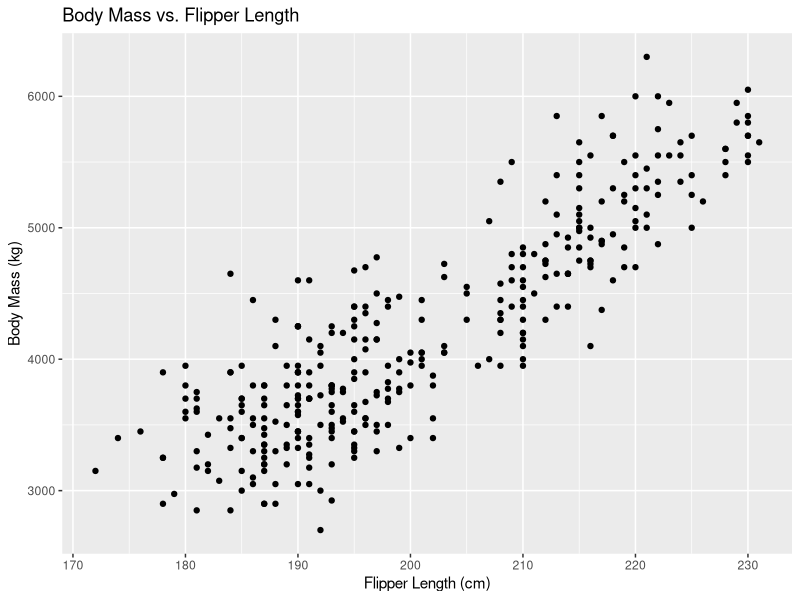
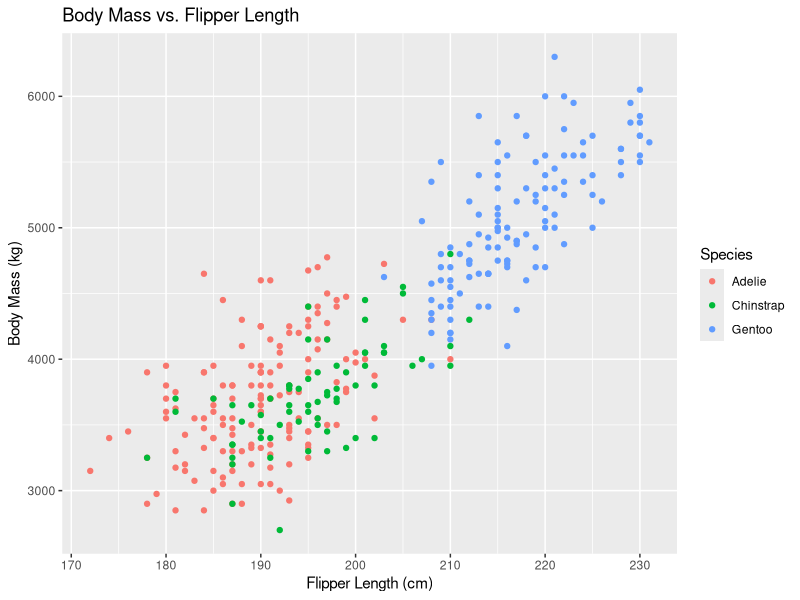
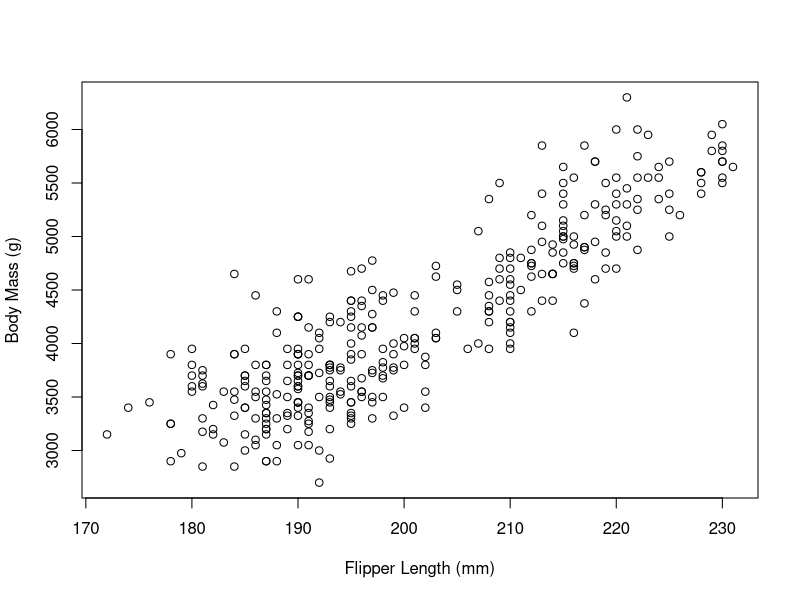
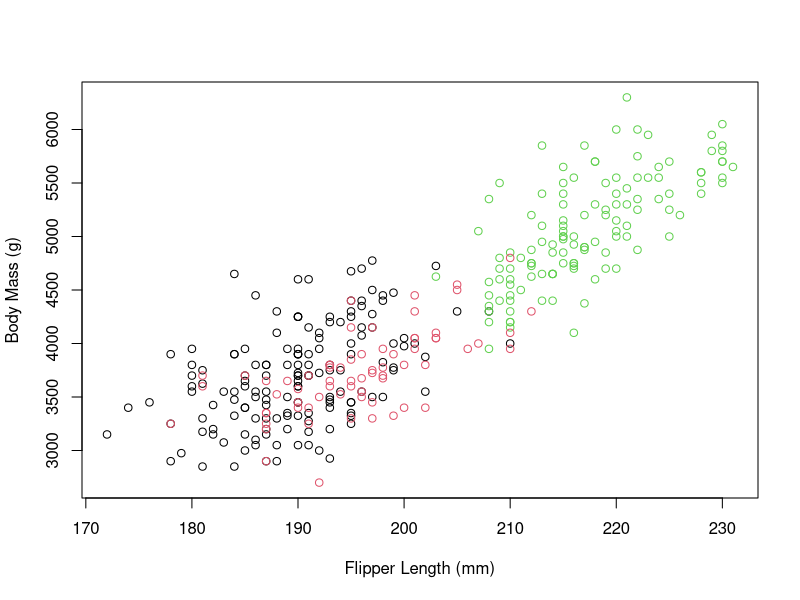
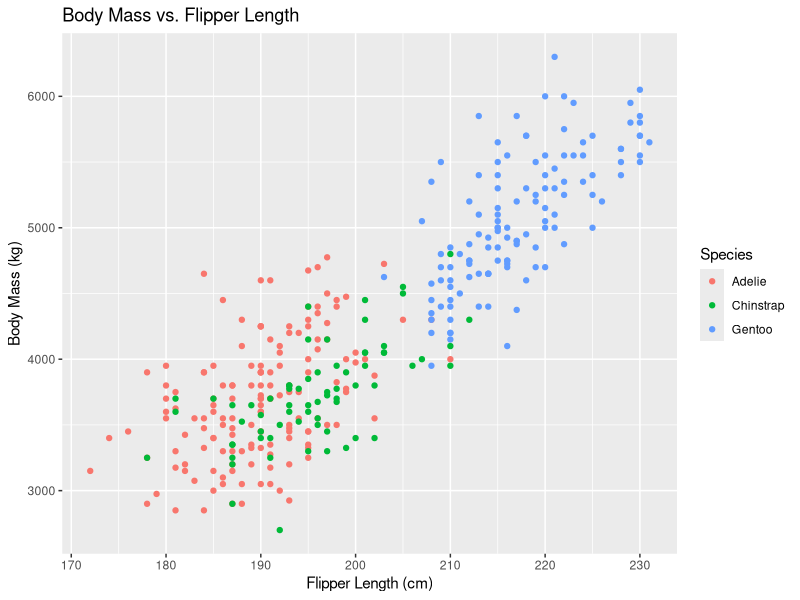
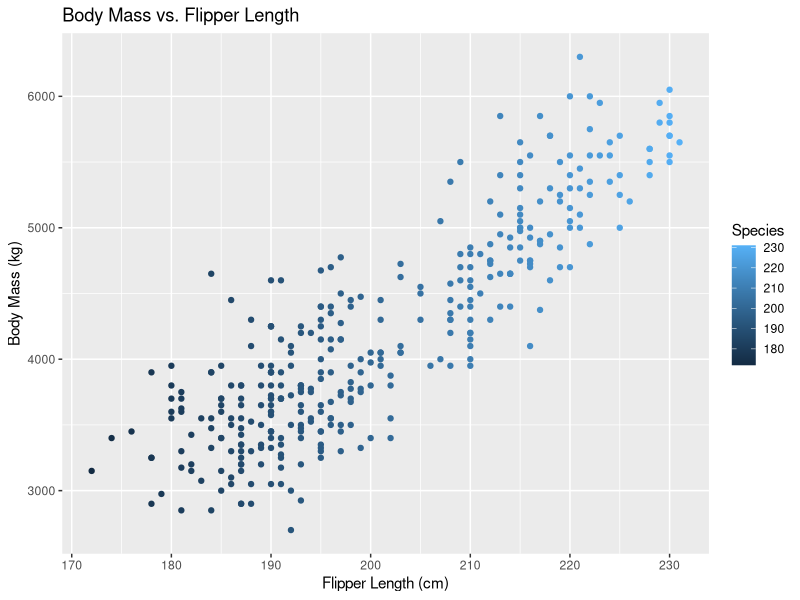
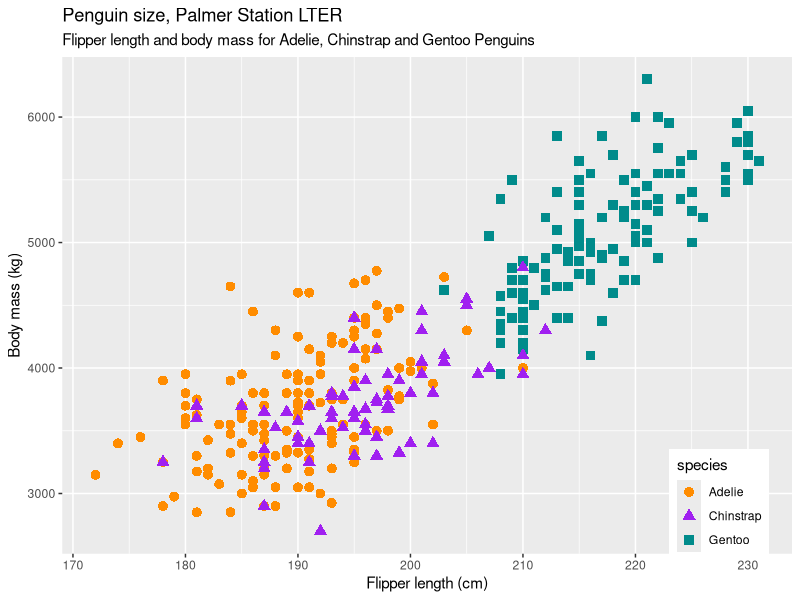
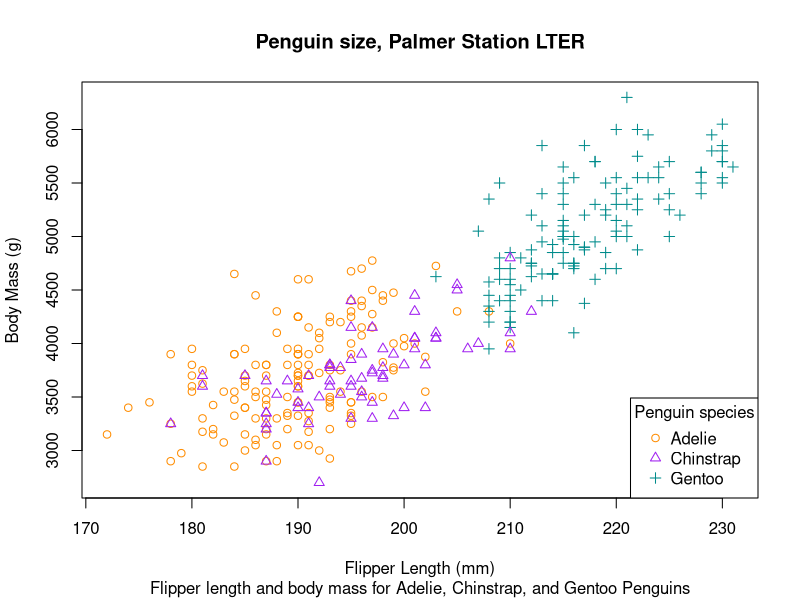

Write R code to recreate these figures, in order.
## ---- chunk 1
#standardize figure sizes
knitr::opts_chunk$set(fig.width = 8.5, fig.height = 8.5)
options(tibble.width = Inf)  # Set to Inf to attempt to print all columns of tibbles
## ---- chunk 2
suppressPackageStartupMessages(library(tidyverse))
#install.packages('palmerpenguins')
library(palmerpenguins)
## ---- chunk 3
#what class is our data
class(penguins)

head(penguins)
## ---- chunk 4
head(penguins$flipper_length_mm)
class(penguins$flipper_length_mm)
## ---- chunk 5
#simple ggplot plot with x and y axis labeled
ggplot(penguins, aes(x = flipper_length_mm, y = body_mass_g,)) +
  geom_point() +
  labs(x = "Flipper Length (cm)", y = "Body Mass (kg)",
       title = "Body Mass vs. Flipper Length")
## ---- chunk 6
# color dots by species
ggplot(penguins, aes(x = flipper_length_mm, y = body_mass_g, color = species)) +
  geom_point() +
  labs(x = "Flipper Length (cm)", y = "Body Mass (kg)",
       title = "Body Mass vs. Flipper Length",
       color = "Species")
## ---- chunk 7
#simple base r plot with x and y axis labeled
plot(penguins$flipper_length_mm, penguins$body_mass_g,
     xlab = "Flipper Length (mm)", ylab = "Body Mass (g)")
## ---- chunk 8
# color dots by species
plot(penguins$flipper_length_mm, penguins$body_mass_g,
     xlab = "Flipper Length (mm)", ylab = "Body Mass (g)",
     col = penguins$species) 
## ---- chunk 9
ggplot(penguins, aes(x = flipper_length_mm, y = body_mass_g)) +
  geom_point(aes(color = species)) +
  labs(x = "Flipper Length (cm)", y = "Body Mass (kg)",
       title = "Body Mass vs. Flipper Length",
       color = "Species")
## ---- chunk 10
ggplot(penguins, aes(x = flipper_length_mm, y = body_mass_g, color = species)) +
  geom_point(aes(color = flipper_length_mm)) + # local aesthetic applied here
  labs(x = "Flipper Length (cm)", y = "Body Mass (kg)",
       title = "Body Mass vs. Flipper Length",
       color = "Species")
## ---- chunk 11
# Even more complex example with custom labels, colors, and fig legend position
ggplot(data = penguins, aes(x = flipper_length_mm, y = body_mass_g)) +
  geom_point(aes(color = species, shape = species), size = 3) +
  scale_color_manual(values = c("darkorange","purple","cyan4")) +
  labs(title = "Penguin size, Palmer Station LTER",
       subtitle = "Flipper length and body mass for Adelie, Chinstrap and Gentoo Penguins",
       x = "Flipper length (cm)",
       y = "Body mass (kg)") +
  theme(legend.position = c(0.9, 0.1))
## ---- chunk 12
#Similar figure using base R
species_colors <- c("darkorange", "purple", "cyan4")

plot(penguins$flipper_length_mm, penguins$body_mass_g,
     xlab = "Flipper Length (mm)", ylab = "Body Mass (g)",
     main = "Penguin size, Palmer Station LTER",
     sub = "Flipper length and body mass for Adelie, Chinstrap, and Gentoo Penguins",
     pch = as.numeric(penguins$species), # Assign shapes based on species
     col = species_colors[penguins$species]) # Assign colors based on species

# Add legend
legend("bottomright", legend = levels(penguins$species),
       col = species_colors, 
       pch = 1:3, #shape codes to legend
       title = "Penguin species")
## ---- chunk 13
# ggplot boxplot of body mass values in each species
ggplot(data = penguins, aes(x = species, y = body_mass_g)) +
  geom_boxplot(aes(color = species), width = 0.3) +
  labs(x = "Species",
       y = "Body mass (g)")
## ---- chunk 14
# Base R boxplot of body mass values in each species
boxplot(body_mass_g ~ species, data = penguins,
        col = c("darkorange", "purple", "cyan4"),
        main = "Body Mass by Penguin Species",
        xlab = "Species",
        ylab = "Body Mass (g)")
## ---- chunk 15
# overlay the raw data points using geom_jitter
ggplot(data = penguins, aes(x = species, y = body_mass_g)) +
  geom_boxplot(aes(color = species), width = 0.3, show.legend = FALSE) +
  geom_jitter(aes(color = species), alpha = 0.5, show.legend = FALSE, 
     position = position_jitter(width = 0.2)) +
  labs(x = "Species",
       y = "Body mass (g)")

## ---- chunk 16
# Create the boxplot
boxplot(body_mass_g ~ species, data = penguins,
        col = c("darkorange", "purple", "cyan4"),
        main = "Body Mass by Penguin Species",
        xlab = "Species",
        ylab = "Body mass (g)")

# Add overlaid points (jittered). Factor controls the width of the points\
#cex controls their size, and pch controls the symbol
points(jitter(as.numeric(penguins$species), factor = 1.5),
       penguins$body_mass_g,
       pch = 16, cex = 0.8)

# Add custom legend (optional)
legend("bottomright", legend = levels(penguins$species),
       fill = c("darkorange", "purple", "cyan4"),
       title = "Penguin species")
## ---- chunk 17
#fancier, with new colors and labels
ggplot(data = penguins, aes(x = bill_depth_mm)) +
  geom_histogram(aes(fill = species), alpha = 0.5, position = "identity") +
  scale_fill_manual(values = c("darkorange","purple","cyan4")) +
  labs(x = "Flipper length (mm)",
       y = "Frequency",
       title = "Penguin flipper lengths")
## ---- chunk 18
# a simple histogram of flipper length in ggplot
ggplot(data = penguins, aes(x = bill_depth_mm)) +
  geom_histogram() 
## ---- chunk 19
# simple histogram of flipper length
hist(penguins$bill_depth_mm, main = "Histogram of Penguin Bill Depth", xlab = "Bill Depth (mm)")
## ---- chunk 20
ggplot(data = penguins, aes(x = body_mass_g)) +
  geom_histogram(bins = 30) +
  labs(x = "Body Mass (g)", y = "Frequency")
       
ggplot(data = penguins, aes(x = bill_depth_mm)) +
  geom_histogram(binwidth=0.5) 
## ---- chunk 21
#change the number of bins to your liking 
hist(penguins$bill_depth_mm, breaks = 30, main = "Histogram of Penguin Bill Depth", xlab = "Bill Depth (mm)")
## ---- chunk 22
# Calculate the mean bill depth for each species
mean_depth <- penguins %>%
  group_by(species) %>%
  summarize(mean_bill_depth = mean(bill_depth_mm, na.rm = TRUE))

# add a line representing the mean to the histogram
ggplot(penguins, aes(x = bill_depth_mm, fill = species)) +
  geom_histogram(aes(fill = species), alpha = 0.5, position = "identity") +
  scale_fill_manual(values = c("darkorange","purple","cyan4")) +
  labs(x = "Flipper length (mm)",
     y = "Frequency",
     title = "Penguin flipper lengths")+
  geom_vline(data = mean_depth, aes(xintercept = mean_bill_depth),
     color = "red", linetype = "dashed", linewidth = 1) +
  geom_text(data = mean_depth, aes(x = mean_bill_depth, y = c(15,10,15),
     label = paste(species, "mean:", round(mean_bill_depth, 2))),
     color = "black", vjust = -0.5, 
     hjust = 0.5, size = 4) 
## ---- chunk 23
# Scatter plots with facet_grid
ggplot(data = penguins, aes(x = flipper_length_mm, y = body_mass_g)) +
  geom_point(aes(color = species, shape = species), size = 3) +
  scale_color_manual(values = c("darkorange","purple","cyan4")) +
  labs(title = "Penguin size, Palmer Station LTER",
       subtitle = "Flipper length and body mass for Adelie, Chinstrap and Gentoo Penguins",
       x = "Flipper length (cm)",
       y = "Body mass (kg)",
       color = "Penguin species",
       shape = "Penguin species") +
  theme(legend.position = c(0.9, 0.1), # x and y on a relative scale (0-1)
        plot.title.position = "plot",
        plot.caption = element_text(hjust = 0, face= "italic"),
        plot.caption.position = "plot") +
  facet_grid(. ~ island) 

#Boxplots with facet_grid
ggplot(data = penguins, aes(x = species, y = body_mass_g)) +
  geom_boxplot(aes(color = species), width = 0.3, show.legend = FALSE) +
  geom_jitter(aes(color = species), alpha = 0.5, show.legend = FALSE, position = position_jitter(width = 0.2)) +
  labs(x = "Species",
       y = "Body mass (g)") +
  facet_grid(. ~ year) 

# Histograms with facet_grid for year
ggplot(penguins, aes(x = bill_depth_mm, fill = species)) +
  geom_histogram(aes(fill = species), 
     alpha = 0.5, 
     position = "identity",
     binwidth=0.5) +
  scale_fill_manual(values = c("darkorange","purple","cyan4")) +
  labs(x = "Flipper length (mm)",
     y = "Frequency",
     title = "Penguin flipper lengths")+
  geom_vline(data = mean_depth, aes(xintercept = mean_bill_depth),
     color = "red", linetype = "dashed", linewidth = 1) +
  geom_text(data = mean_depth, aes(x = mean_bill_depth, y = c(10,7,5,10,7,5,10,7,5),
     label = paste(species, "mean:", round(mean_bill_depth, 2))),
     color = "black", vjust = -0.3, hjust = 0.5, size = 4) +
  facet_grid(year ~ .) 
## ---- chunk 24
#install.packages("viridis")
library(viridis)
# Scatter plots with facet_grid
ggplot(data = penguins, aes(x = flipper_length_mm, y = body_mass_g)) +
  geom_point(aes(color = flipper_length_mm, shape = species), size = 3) +
  scale_color_viridis() + #scale_color_viridis_d is for discrete variables like species
  labs(title = "Penguin size, Palmer Station LTER",
       x = "Flipper length (cm)",
       y = "Body mass (kg)",
       color = "Flipper length",
       shape = "Penguin species")

ggplot(data = penguins, aes(x = flipper_length_mm, y = body_mass_g)) +
  geom_point(aes(color = species, shape = species), size = 3) +
  scale_color_viridis_d(option="plasma") + #try a new color scheme
  labs(title = "Penguin size, Palmer Station LTER",
       x = "Flipper length (cm)",
       y = "Body mass (kg)",
       color = "Penguin species",
       shape = "Penguin species")
